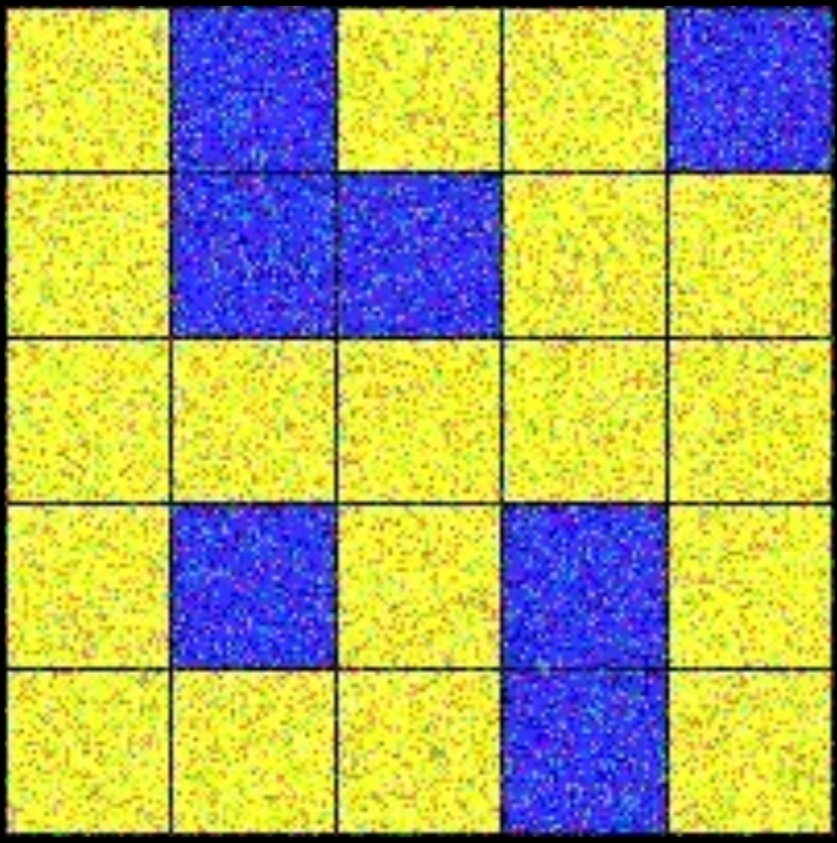
//> input picture task7/sample_input.jpg, 837 x 843 px, shrunk from 999 x 1006 before the run
$ ./partB   (built with g++ and OpenCV 4)
//> lines starting //> are read from the running program, lines starting //| are printed output that depends on the picture
#include <opencv2/opencv.hpp>
#include <iostream>
#include <vector>

using namespace cv;
using namespace std;

int main() {
    Mat img = imread("sample_input.jpg");
//> img is the input picture: 843 rows x 837 cols, CV_8UC3; mean B, G, R 103.8, 172, 171.6

    // Apply denoising
    fastNlMeansDenoisingColored(img, img, 10, 10, 7, 21);
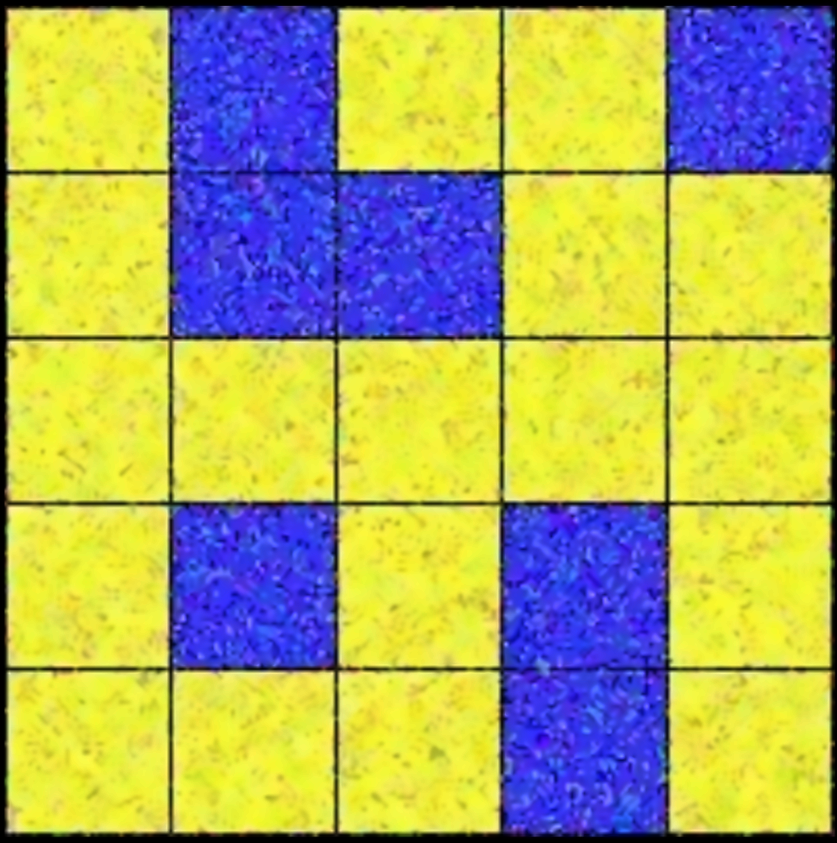
//> img: 843 rows x 837 cols, CV_8UC3; mean B, G, R 102.7, 172.6, 172.5

    // Save denoised image
    imwrite("filtered_noise.png", img);

    int x = img.cols;
//> x = 837
    int y = img.rows;
//> y = 843
    int black_threshold = 80;
    int blue_threshold = 150;

    vector<int> xs;
    vector<int> ys;
    vector<vector<int>> final;

    // Find black rows
    for (int i = 0; i < y; ++i) {
        Scalar avg = mean(img.row(i));
        if (avg[0] < black_threshold) {
            ys.push_back(i);
            for (int j = 0; j < x; ++j) {
                img.at<Vec3b>(i, j) = Vec3b(0, 0, 0);
            }
        }
    }
//> this loop made 843 passes
//> avg on passes 1 to 3: Scalar(0.228, 0, 0.136), Scalar(0.275, 0, 0.146), Scalar(0.621, 0.00478, 0.17)
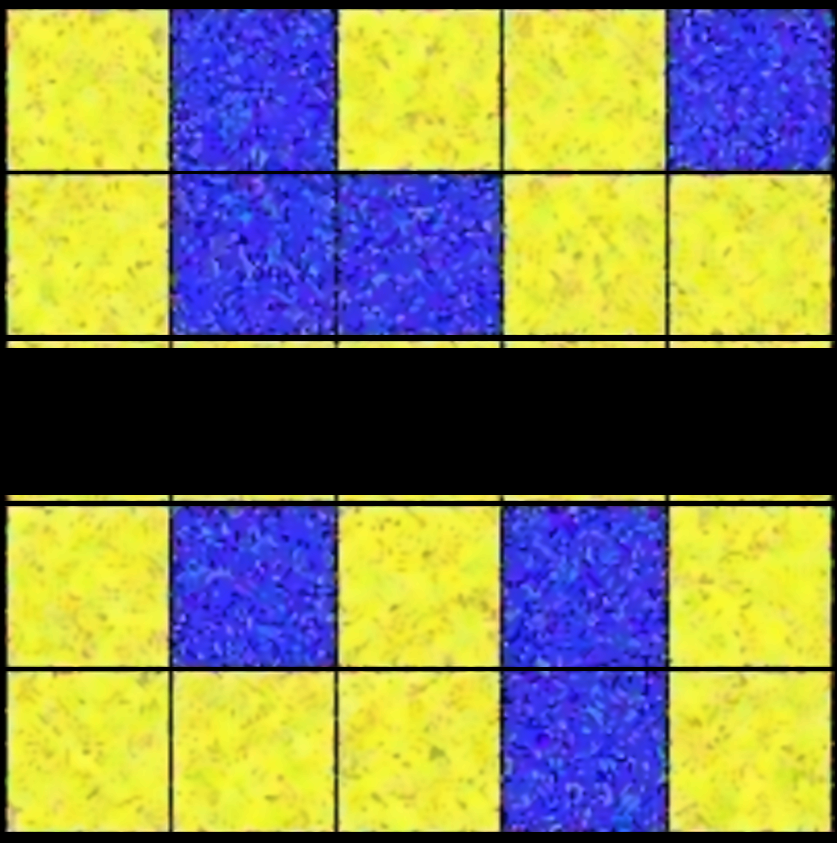
//> img: 843 rows x 837 cols, CV_8UC3; mean B, G, R 90.8, 130.8, 130.8
//> after the loop, ys = 185 values from 0 to 842

    // Find black columns
    for (int i = 0; i < x; ++i) {
        Scalar avg = mean(img.col(i));
        if (avg[0] < black_threshold) {
            xs.push_back(i);
            for (int j = 0; j < y; ++j) {
                img.at<Vec3b>(j, i) = Vec3b(0, 0, 0);
            }
        }
    }
//> this loop made 837 passes
//> avg on passes 1 to 3: Scalar(0.0439, 0.0285, 0.187), Scalar(0.00237, 0.0178, 0.234), Scalar(0.00474, 0.247, 0.549)
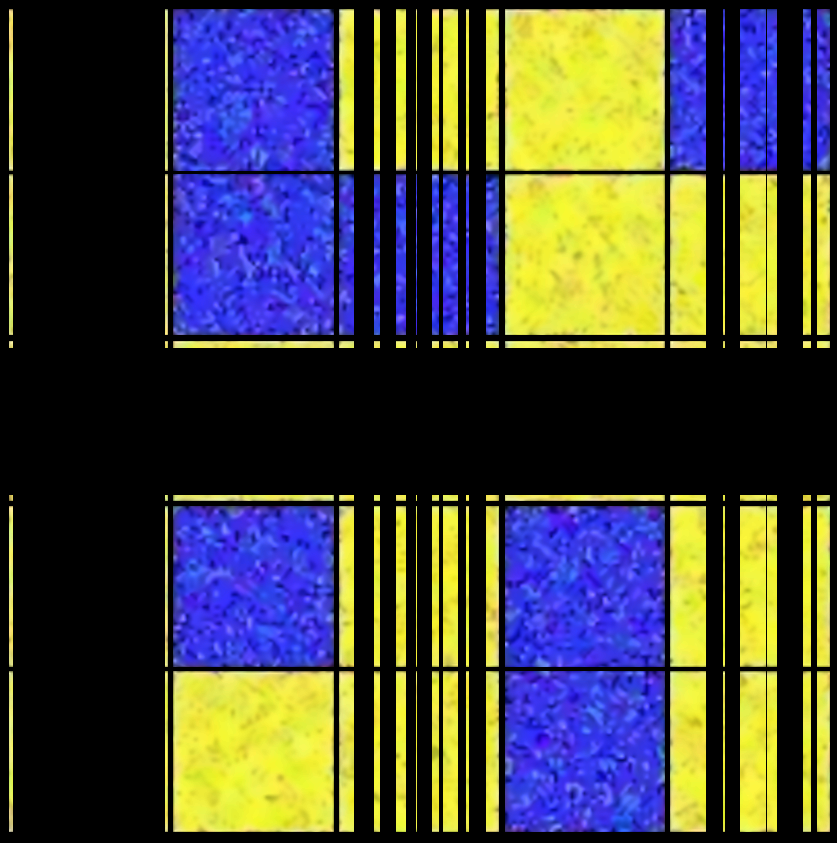
//> img: 843 rows x 837 cols, CV_8UC3; mean B, G, R 65.4, 68, 68
//> after the loop, xs = 344 values from 0 to 836

    int columns = xs.size() - 1;
//> columns = 343
    int rows = ys.size() - 1;
//> rows = 184

    // Process blocks
    for (int i = 0; i < rows; ++i) {
        vector<int> row_arr;
        for (int j = 0; j < columns; ++j) {
            Scalar avg(0, 0, 0);
            for (int a = ys[i] + 1; a < ys[i + 1]; ++a) {
                for (int b = xs[j] + 1; b < xs[j + 1]; ++b) {
//> (the run ends here: the program needs code that is not available in this run, at `avg += img.at<Vec3b>(a, b) / ((ys[i + 1] - ys[i] - 1) * (xs[j + 1] - x..`)
